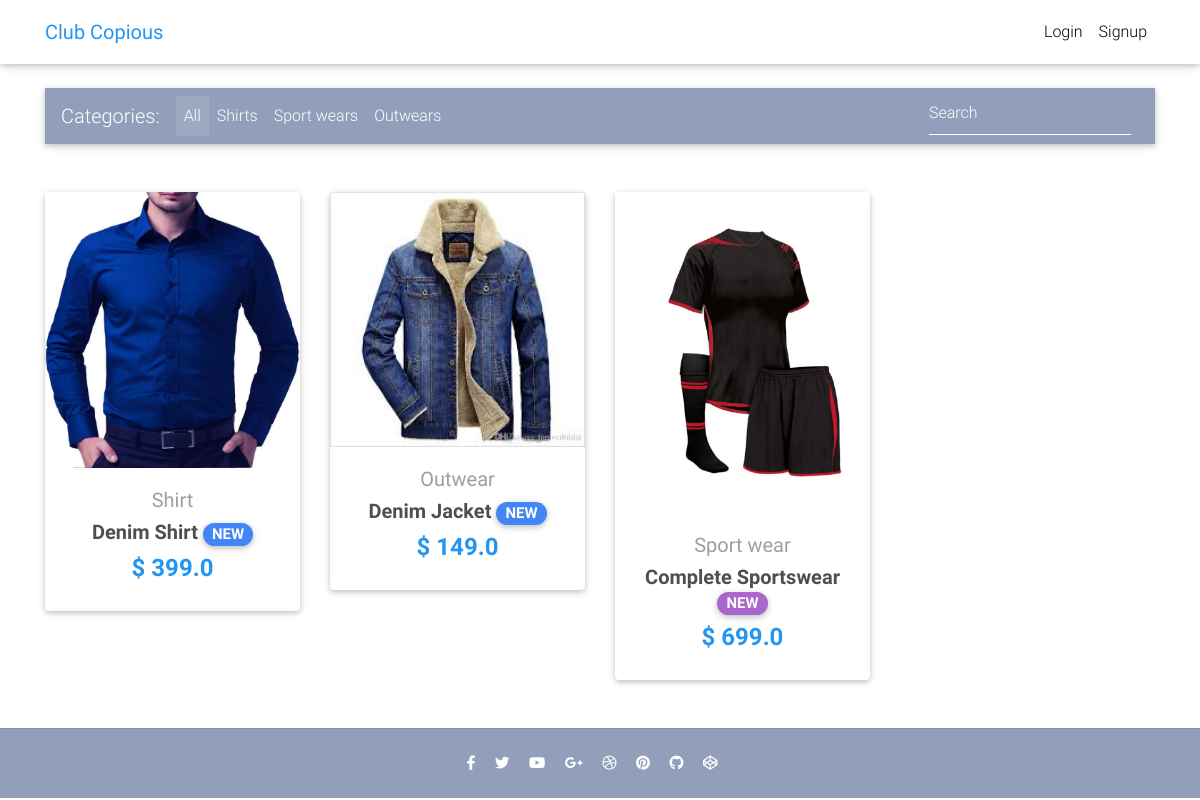
The page / on the database its author committed.
### core/models.py (models this page shows, shortened)
class Item(models.Model):
    title = models.CharField(max_length=100)
    price = models.FloatField()
    discount_price = models.FloatField(blank=True, null=True)
    category = models.CharField(choices=CATEGORY_CHOICES, max_length=2)
    label = models.CharField(choices=LABEL_CHOICES, max_length=1)
    slug = models.SlugField()
    description = models.TextField()
    image = models.ImageField()
    def get_absolute_url(self):
        return reverse("core:product", kwargs={
            'slug': self.slug
        })

### core/views.py (the view)
# urls.py: path('', HomeView.as_view(), name='home'),
class HomeView(ListView):
    model = Item
    paginate_by = 10
    template_name = "home.html"

### templates/home.html (shortened to what this page needs)
{% extends "base.html" %}
{% block content %}
  <main>
    <div class="container">
      <nav class="navbar navbar-expand-lg navbar-dark mdb-color lighten-3 mt-3 mb-5">
        <span class="navbar-brand">Categories:</span>
        <div class="collapse navbar-collapse" id="basicExampleNav">
          <ul class="navbar-nav mr-auto">
            <li class="nav-item active">
              <a class="nav-link" href="#">All
              </a>
            </li>
            <li class="nav-item">
              <a class="nav-link" href="#">Shirts</a>
            </li>
            <li class="nav-item">
              <a class="nav-link" href="#">Sport wears</a>
            </li>
            <li class="nav-item">
              <a class="nav-link" href="#">Outwears</a>
            </li>
          </ul>
          <form class="form-inline">
            <div class="md-form my-0">
              <input class="form-control mr-sm-2" type="text" placeholder="Search" aria-label="Search">
            </div>
          </form>
        </div>
      </nav>
      <section class="text-center mb-4">
        <div class="row wow fadeIn">
          {% for item in object_list %}
          <div class="col-lg-3 col-md-6 mb-4">
            <div class="card">
              <div class="view overlay">
                <img src="{{ item.image.url }}" class="card-img-top">
              </div>
              <div class="card-body text-center">
                <a href="" class="grey-text">
                  <h5>{{ item.get_category_display }}</h5>
                </a>
                <h5>
                  <strong>
                    <a href="{{ item.get_absolute_url }}" class="dark-grey-text">{{ item.title }}
                      <span class="badge badge-pill {{ item.get_label_display }}-color">NEW</span>
                    </a>
                  </strong>
                </h5>
                <h4 class="font-weight-bold blue-text">
                  <strong>$
                  {% if item.discount_price %}
                  {{ item.discount_price }}
                  {% else %}
                  {{ item.price }}
                  {% endif %}
                  </strong>
                </h4>
              </div>
            </div>
          </div>
          {% endfor %}
        </div>
      </section>
    </div>
  </main>
{% endblock content %}

### templates/base.html (style rules this page uses)
html, body, header, .carousel { height: 60vh; }

### rows shown on the page
Item: image (picture), category "Shirt", title "Denim Shirt", discount_price "399.0"
Item: image (picture), category "Outwear", title "Denim Jacket", discount_price "149.0"
Item: image (picture), category "Sport wear", title "Complete Sportswear", discount_price "699.0"
